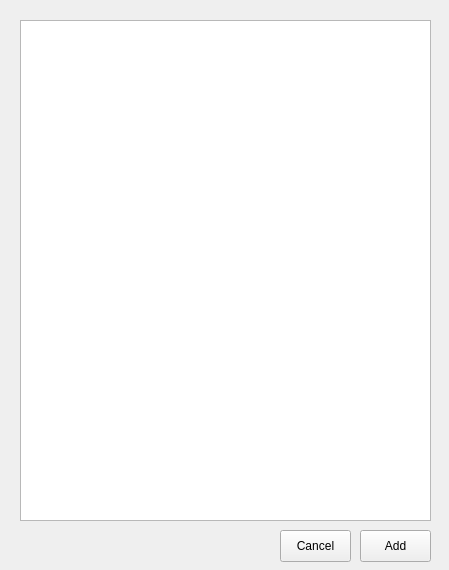
<?xml version="1.0" encoding="UTF-8"?>
<ui version="4.0">
 <class>SelectRowWindow</class>
 <widget class="QWidget" name="SelectRowWindow">
  <property name="geometry">
   <rect>
    <x>0</x>
    <y>0</y>
    <width>449</width>
    <height>570</height>
   </rect>
  </property>
  <property name="windowTitle">
   <string>Form</string>
  </property>
  <widget class="QTableView" name="tableView">
   <property name="geometry">
    <rect>
     <x>20</x>
     <y>20</y>
     <width>411</width>
     <height>501</height>
    </rect>
   </property>
  </widget>
  <widget class="QPushButton" name="add_btn">
   <property name="geometry">
    <rect>
     <x>360</x>
     <y>530</y>
     <width>71</width>
     <height>32</height>
    </rect>
   </property>
   <property name="text">
    <string>Add</string>
   </property>
  </widget>
  <widget class="QPushButton" name="cancel_btn">
   <property name="geometry">
    <rect>
     <x>280</x>
     <y>530</y>
     <width>71</width>
     <height>32</height>
    </rect>
   </property>
   <property name="text">
    <string>Cancel</string>
   </property>
  </widget>
 </widget>
 <resources/>
 <connections/>
</ui>
